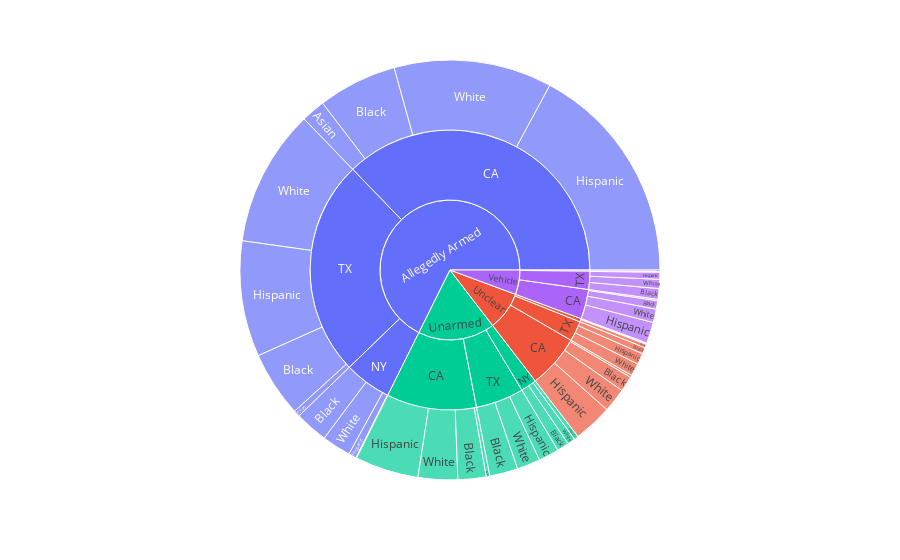

Notebook source saved alongside this figure:
### Code cell
# import the libraries
import plotly.express as px
import pandas as pd

# read, clean, and filter the data----------------------------------------
df = pd.read_csv("https://raw.githubusercontent.com/Coding-with-Adam/Dash-by-Plotly/master/Other/DPhi%20Presentation/MPVDataset.csv")

df = df[df["State"].isin(['NY', 'CA', 'TX'])]
df = df[df["Victim's race"].isin(["White", "Black", "Hispanic", "Asian"])]
df["Victim's age"] = pd.to_numeric(df["Victim's age"], errors='coerce').fillna(0)

# build the graph---------------------------------------------------------
fig = px.sunburst(
    data_frame=df,
    path=["Weapon", 'State', "Victim's race"],  # Root, branches, leaves
    color="Weapon",
#     color="Victim's age",
#     title="7-year Breakdown of Deaths by Police",
#     template='ggplot2',               # 'ggplot2', 'seaborn', 'simple_white', 'plotly',
#                                       # 'plotly_white', 'plotly_dark', 'presentation',
#                                       # 'xgridoff', 'ygridoff', 'gridon', 'none'
)

fig.show()

### Figure 1 — Plotly figure (JSON) as saved in the notebook; plotly's stock layout.template omitted (floating-point values rounded to 4 significant figures)
{"data": [{"branchvalues": "total", "customdata": [["Allegedly Armed"], ["Unclear"], ["Unarmed"], ["Vehicle"], ["Vehicle"], ["Unarmed"], ["Unclear"], ["Allegedly Armed"], ["Vehicle"], ["Unclear"], ["Unclear"], ["Unarmed"], ["Unclear"], ["Vehicle"], ["Allegedly Armed"], ["Unarmed"], ["Allegedly Armed"], ["Unarmed"], ["Unclear"], ["Unclear"], ["Vehicle"], ["Allegedly Armed"], ["Unarmed"], ["Unclear"], ["Allegedly Armed"], ["Vehicle"], ["Vehicle"], ["Vehicle"], ["Unarmed"], ["Unclear"], ["Unclear"], ["Allegedly Armed"], ["Allegedly Armed"], ["Vehicle"], ["Allegedly Armed"], ["Vehicle"], ["Unarmed"], ["Unarmed"], ["Unarmed"], ["Unarmed"], ["Allegedly Armed"], ["Unarmed"], ["Allegedly Armed"], ["Allegedly Armed"], ["Unclear"], ["Vehicle"], ["Vehicle"], ["Unclear"], ["Unarmed"], ["Unclear"], ["Allegedly Armed"], ["Allegedly Armed"], ["Unarmed"], ["Unclear"], ["Vehicle"], ["Allegedly Armed"], ["Allegedly Armed"]], "domain": {"x": [0, 1], "y": [0, 1]}, "hovertemplate": "labels=%{label}<br>count=%{value}<br>parent=%{parent}<br>id=%{id}<br>Weapon=%{customdata[0]}<extra></extra>", "ids": ["Allegedly Armed/CA/Asian", "Unclear/NY/Hispanic", "Unarmed/TX/Hispanic", "Vehicle/TX/Hispanic", "Vehicle/CA/White", "Unarmed/NY/White", "Unclear/NY/White", "Allegedly Armed/TX/White", "Vehicle/CA/Hispanic", "Unclear/TX/White", "Unclear/CA", "Unarmed/NY", "Unclear/NY", "Vehicle/NY", "Allegedly Armed/TX", "Unarmed/TX", "Allegedly Armed", "Unarmed/CA", "Unclear/CA/Hispanic", "Unclear/TX/Hispanic", "Vehicle", "Allegedly Armed/NY/Black", "Unarmed/NY/Black", "Unclear/NY/Black", "Allegedly Armed/CA/Black", "Vehicle/CA/Black", "Vehicle/TX/Asian", "Vehicle/NY/Black", "Unarmed/TX/Black", "Unclear/CA/Asian", "Unclear/TX/Black", "Allegedly Armed/TX/Black", "Allegedly Armed/CA/Hispanic", "Vehicle/CA/Asian", "Allegedly Armed/NY", "Vehicle/CA", "Unarmed/CA/Asian", "Unarmed/CA/Black", "Unarmed", "Unarmed/TX/White", "Allegedly Armed/NY/Hispanic", "Unarmed/NY/Hispanic", "Allegedly Armed/TX/Hispanic", "Allegedly Armed/CA/White", "Unclear", "Vehicle/TX/White", "Vehicle/TX", "Unclear/CA/Black", "Unarmed/CA/Hispanic", "Unclear/CA/White", "Allegedly Armed/NY/White", "Allegedly Armed/CA", "Unarmed/CA/White", "Unclear/TX", "Vehicle/TX/Black", "Allegedly Armed/TX/Asian", "Allegedly Armed/NY/Asian"], "labels": ["Asian", "Hispanic", "Hispanic", "Hispanic", "White", "White", "White", "White", "Hispanic", "White", "CA", "NY", "NY", "NY", "TX", "TX", "Allegedly Armed", "CA", "Hispanic", "Hispanic", "Vehicle", "Black", "Black", "Black", "Black", "Black", "Asian", "Black", "Black", "Asian", "Black", "Black", "Hispanic", "Asian", "NY", "CA", "Asian", "Black", "Unarmed", "White", "Hispanic", "Hispanic", "Hispanic", "White", "Unclear", "White", "TX", "Black", "Hispanic", "White", "White", "CA", "White", "TX", "Black", "Asian", "Asian"], "marker": {"colors": ["#636efa", "#EF553B", "#00cc96", "#ab63fa", "#ab63fa", "#00cc96", "#EF553B", "#636efa", "#ab63fa", "#EF553B", "#EF553B", "#00cc96", "#EF553B", "#ab63fa", "#636efa", "#00cc96", "#636efa", "#00cc96", "#EF553B", "#EF553B", "#ab63fa", "#636efa", "#00cc96", "#EF553B", "#636efa", "#ab63fa", "#ab63fa", "#ab63fa", "#00cc96", "#EF553B", "#EF553B", "#636efa", "#636efa", "#ab63fa", "#636efa", "#ab63fa", "#00cc96", "#00cc96", "#00cc96", "#00cc96", "#636efa", "#00cc96", "#636efa", "#636efa", "#EF553B", "#ab63fa", "#ab63fa", "#EF553B", "#00cc96", "#EF553B", "#636efa", "#636efa", "#00cc96", "#EF553B", "#ab63fa", "#636efa", "#636efa"]}, "name": "", "parents": ["Allegedly Armed/CA", "Unclear/NY", "Unarmed/TX", "Vehicle/TX", "Vehicle/CA", "Unarmed/NY", "Unclear/NY", "Allegedly Armed/TX", "Vehicle/CA", "Unclear/TX", "Unclear", "Unarmed", "Unclear", "Vehicle", "Allegedly Armed", "Unarmed", "", "Unarmed", "Unclear/CA", "Unclear/TX", "", "Allegedly Armed/NY", "Unarmed/NY", "Unclear/NY", "Allegedly Armed/CA", "Vehicle/CA", "Vehicle/TX", "Vehicle/NY", "Unarmed/TX", "Unclear/CA", "Unclear/TX", "Allegedly Armed/TX", "Allegedly Armed/CA", "Vehicle/CA", "Allegedly Armed", "Vehicle", "Unarmed/CA", "Unarmed/CA", "", "Unarmed/TX", "Allegedly Armed/NY", "Unarmed/NY", "Allegedly Armed/TX", "Allegedly Armed/CA", "", "Vehicle/TX", "Vehicle", "Unclear/CA", "Unarmed/CA", "Unclear/CA", "Allegedly Armed/NY", "Allegedly Armed", "Unarmed/CA", "Unclear", "Vehicle/TX", "Allegedly Armed/TX", "Allegedly Armed/NY"], "type": "sunburst", "values": [34, 1, 29, 10, 19, 11, 1, 194, 30, 18, 114, 34, 7, 2, 460, 102, 1245, 191, 55, 16, 104, 47, 17, 5, 112, 12, 1, 2, 40, 3, 9, 93, 315, 2, 100, 63, 5, 40, 327, 33, 11, 6, 164, 224, 164, 13, 39, 22, 90, 34, 41, 685, 56, 43, 15, 9, 1]}], "layout": {"legend": {"tracegroupgap": 0}, "margin": {"t": 60}}}
